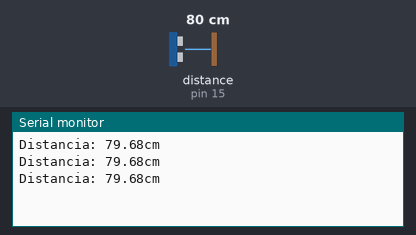
The sketch below on a simulated Arduino Uno, built with avr-gcc and run on an emulated ATmega328P. Parts: the last lines printed to the serial monitor. Wiring (inferred from the names in the program): ultrasonic range finder: trigger pin 14; echo pin 15. The inputs (shaded band) are chosen by the test bench; at power-on: distance to the obstacle (sensor on pin 15) 80 cm. The echo pulse lasts 58.3 µs per cm.

Above: at 1.3 s.
1.4 s: distance to the obstacle (sensor on pin 15) set to 2 cm
At 1.9 s:
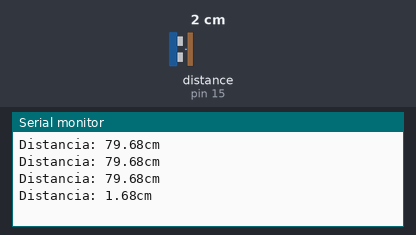
2.9 s: distance to the obstacle (sensor on pin 15) set to 4 cm
At 3.4 s:
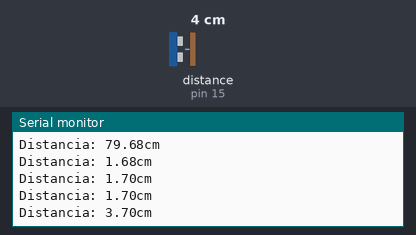
Timing chart, 0 to 5.9 s (numbered marks = the images above; inputs shaded):
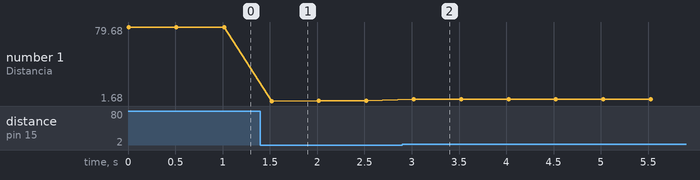

The sketch:

_08_TesteUltrassom.ino
```cpp
//Pinos para controle do Ultrassom HC-SR04
const int pinoTrigger = 14; //Trigger
const int pinoEcho = 15; //Echo

void setup(){
    //inicia a comunicação serial
    Serial.begin (9600);
    //atribui os pinos do ultrassom
    pinMode(pinoTrigger, OUTPUT); //Trigger é saída
    pinMode(pinoEcho, INPUT); //Echo é entrada
}

void loop(){

    //Garante que o pino de Trigger está LOW
    digitalWrite(pinoTrigger, LOW);
    delayMicroseconds(2);

    //cria um pulso de 5 microssegundos no Trigger
    digitalWrite(pinoTrigger, HIGH); //primeiro ativa o sinal
    delayMicroseconds(5); //aguarda um curto período de tempo
    digitalWrite(pinoTrigger, LOW); //depois interrompe o sinal

    //aguarda o retorno do eco
    //o tempo é retornado em microssegundos = 0,000001s
    long tempoTotal = pulseIn(pinoEcho, HIGH);

    //transforma o tempo de ida e volta em distancia
    //convertida para cm/microssegundo e
    //divide a distancia total por 2 para ter a medida correta
    float distObstaculo = 0.0343 * tempoTotal / 2;

    //imprime a distância lida no terminal serial
    Serial.print("Distancia: ");
    Serial.print(distObstaculo);
    Serial.println("cm");

    delay(500); //aguarda meio segundo para repetir
}
```

Measured:
- after the input at 1.4 s, the serial monitor: prints a new line after 0.12 s (image 1)
- after the input at 2.9 s, the serial monitor: prints a new line after 0.12 s (image 2)
- plotted number 1: 79.68 → 1.7 after the input at 1.4 s, 1.7 → 3.7 after the input at 2.9 s
